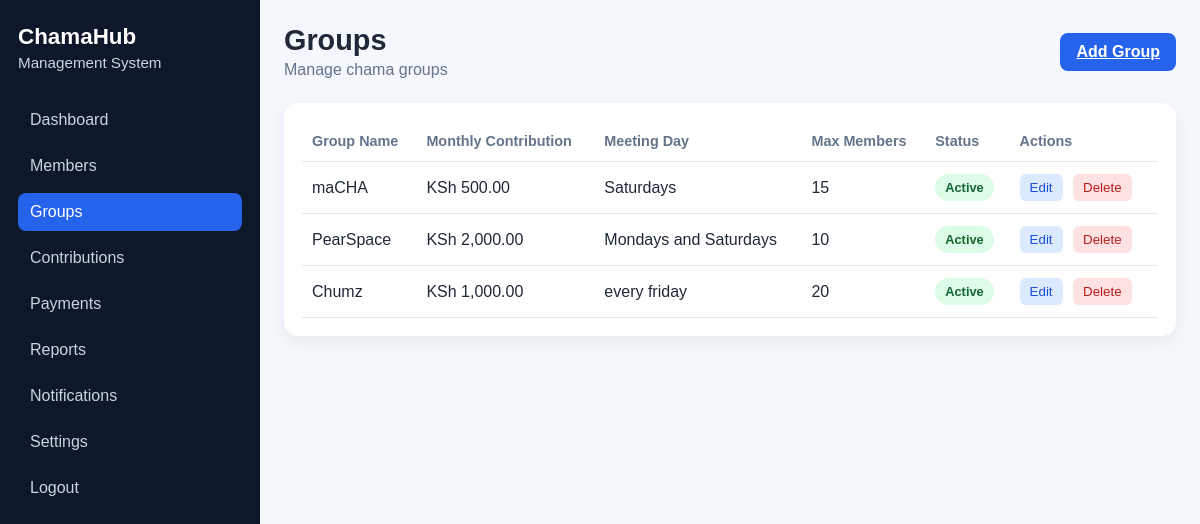
Before: /groups with the older database file.
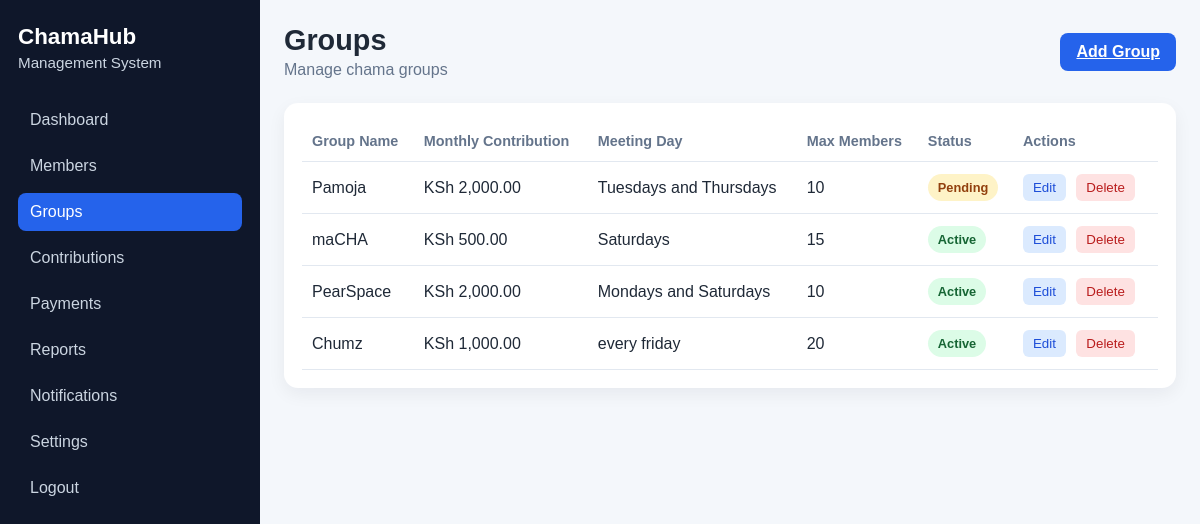
After: the same page with the newer database file.
### app/models.py (models this page shows, shortened)
class Group(db.Model):
    __tablename__ = "groups"
    id = db.Column(db.Integer, primary_key=True)
    group_name = db.Column(db.String(100), nullable=False)
    monthly_contribution = db.Column(db.Float, nullable=False, default=0.0)
    meeting_day = db.Column(db.String(50), nullable=False)
    max_members = db.Column(db.Integer, nullable=False, default=0)
    status = db.Column(db.String(20), nullable=False, default="Active")

### app/routes.py (the view)
@main.route("/groups")
def groups():
    groups = Group.query.order_by(Group.id.desc()).all()
    return render_template("groups.html", groups=groups)

### app/templates/groups.html (shortened to what this page needs)
<!DOCTYPE html>
<html lang="en">
  <head>
    <link rel="stylesheet" href="{{ url_for('static', filename='css/dashboard.css') }}" />
  </head>
  <body>
    <div class="dashboard-layout">
      <aside class="sidebar">
        <div class="brand-block">
          <h2>ChamaHub</h2>
          <p>Management System</p>
        </div>
        <nav class="sidebar-nav">
          <a href="{{ url_for('main.dashboard') }}">Dashboard</a>
          <a href="{{ url_for('main.members') }}">Members</a>
          <a href="{{ url_for('main.groups') }}" class="active">Groups</a>
          <a href="{{ url_for('main.contributions') }}">Contributions</a>
          <a href="{{ url_for('main.payouts') }}">Payments</a>
          <a href="{{ url_for('main.reports') }}">Reports</a>
          <a href="{{ url_for('main.notifications') }}">Notifications</a>
          <a href="{{ url_for('main.settings') }}">Settings</a>
          <a href="{{ url_for('main.logout') }}">Logout</a>
        </nav>
      </aside>
      <main class="main-content">
        <header class="topbar">
          <div>
            <h1>Groups</h1>
            <p>Manage chama groups</p>
          </div>
          <a href="{{ url_for('main.add_group') }}" class="add-btn">Add Group</a>
        </header>
        <section class="panel">
          <div class="table-wrapper">
            <table class="data-table">
              <thead>
                <tr>
                  <th>Group Name</th>
                  <th>Monthly Contribution</th>
                  <th>Meeting Day</th>
                  <th>Max Members</th>
                  <th>Status</th>
                  <th>Actions</th>
                </tr>
              </thead>
              <tbody>
                {% for group in groups %}
                <tr>
                  <td>{{ group.group_name }}</td>
                  <td>KSh {{ "{:,.2f}".format(group.monthly_contribution) }}</td>
                  <td>{{ group.meeting_day }}</td>
                  <td>{{ group.max_members }}</td>
                  <td><span class="status {{ group.status.lower() }}">{{ group.status }}</span></td>
                  <td>
                    <button class="action-btn edit">Edit</button>
                    <button class="action-btn delete">Delete</button>
                  </td>
                </tr>
                {% else %}
                <tr>
                  <td colspan="6">No groups yet. Create your first group.</td>
                </tr>
                {% endfor %}
              </tbody>
            </table>
          </div>
        </section>
      </main>
    </div>
  </body>
</html>

Changed rows visible on the page:
added Group: group_name "Pamoja", monthly_contribution "2,000.00", meeting_day "Tuesdays and Thursdays", max_members "10", status "Pending"
